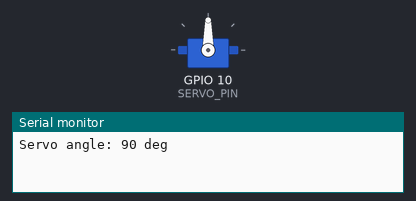
A sketch run on a simulated ESP32. On the bench: servo, the last lines printed to the serial monitor.

Above: at 0.05 s.
At 1.5 s:
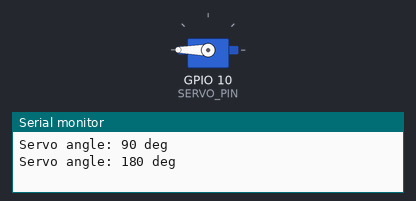
At 3.0 s:
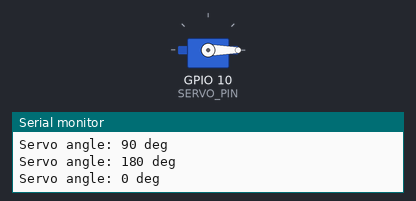
Timing chart, 0 to 6.9 s (numbered marks = the images above):
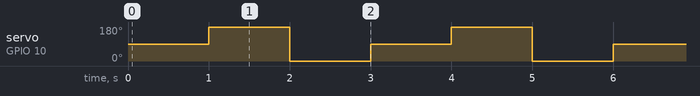

Measured:
- by itself, servo on GPIO 10 (SERVO_PIN): repeats every 3.0 s: 0° 1.0 s, 90° 1.0 s, 180° 1.0 s

The sketch:

servo.ino
```cpp
// Include the library that allows us to control servo motors on the ESP32
#include <ESP32Servo.h>

// Define the GPIO pin number where the servo signal wire is connected
#define SERVO_PIN 10  

// Create a Servo object called myServo to control the motor
Servo myServo;

void setup() {
  // Start the Serial Monitor at a baud rate of 115200
  Serial.begin(115200);

  // Attach the servo motor to the specified pin
  // This tells the library which pin will control the servo
  myServo.attach(SERVO_PIN);

  // Set the initial angle of the servo to 0 degrees
  myServo.write(0);
}

void loop() {
  // Rotate the servo to 90 degrees
  myServo.write(90);
  Serial.println("Servo angle: 90 deg");
  delay(1000); // Wait 1 second (1000 milliseconds)

  // Rotate the servo to 180 degrees (maximum range for many servos)
  myServo.write(180);
  Serial.println("Servo angle: 180 deg");
  delay(1000); // Wait 1 second

  // Rotate the servo back to 0 degrees
  myServo.write(0);
  Serial.println("Servo angle: 0 deg");
  delay(1000); // Wait 1 second
}
```
